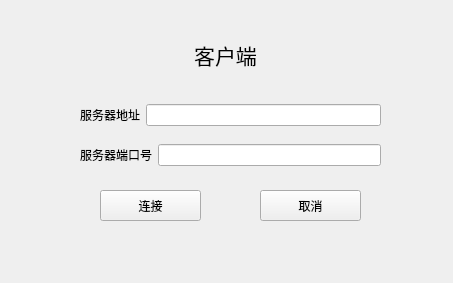
<?xml version="1.0" encoding="UTF-8"?>
<ui version="4.0">
 <class>Widget</class>
 <widget class="QWidget" name="Widget">
  <property name="geometry">
   <rect>
    <x>0</x>
    <y>0</y>
    <width>453</width>
    <height>283</height>
   </rect>
  </property>
  <property name="windowTitle">
   <string>Widget</string>
  </property>
  <widget class="QLabel" name="label_titie">
   <property name="geometry">
    <rect>
     <x>130</x>
     <y>30</y>
     <width>191</width>
     <height>51</height>
    </rect>
   </property>
   <property name="text">
    <string>&lt;html&gt;&lt;head/&gt;&lt;body&gt;&lt;p align=&quot;center&quot;&gt;&lt;span style=&quot; font-size:16pt;&quot;&gt;客户端&lt;/span&gt;&lt;/p&gt;&lt;/body&gt;&lt;/html&gt;</string>
   </property>
  </widget>
  <widget class="QWidget" name="layoutWidget">
   <property name="geometry">
    <rect>
     <x>80</x>
     <y>140</y>
     <width>301</width>
     <height>31</height>
    </rect>
   </property>
   <layout class="QHBoxLayout" name="horizontalLayout_2">
    <item>
     <widget class="QLabel" name="label_port">
      <property name="text">
       <string>&lt;html&gt;&lt;head/&gt;&lt;body&gt;&lt;p align=&quot;center&quot;&gt;服务器端口号&lt;/p&gt;&lt;/body&gt;&lt;/html&gt;</string>
      </property>
     </widget>
    </item>
    <item>
     <widget class="QLineEdit" name="lineEdit_port"/>
    </item>
   </layout>
  </widget>
  <widget class="QPushButton" name="pushButton_connect">
   <property name="geometry">
    <rect>
     <x>100</x>
     <y>190</y>
     <width>101</width>
     <height>31</height>
    </rect>
   </property>
   <property name="text">
    <string>连接</string>
   </property>
  </widget>
  <widget class="QPushButton" name="pushButton_cancel">
   <property name="geometry">
    <rect>
     <x>260</x>
     <y>190</y>
     <width>101</width>
     <height>31</height>
    </rect>
   </property>
   <property name="text">
    <string>取消</string>
   </property>
  </widget>
  <widget class="QWidget" name="">
   <property name="geometry">
    <rect>
     <x>80</x>
     <y>100</y>
     <width>301</width>
     <height>31</height>
    </rect>
   </property>
   <layout class="QHBoxLayout" name="horizontalLayout">
    <item>
     <widget class="QLabel" name="label_ip">
      <property name="text">
       <string>&lt;html&gt;&lt;head/&gt;&lt;body&gt;&lt;p align=&quot;center&quot;&gt;服务器地址&lt;/p&gt;&lt;/body&gt;&lt;/html&gt;</string>
      </property>
     </widget>
    </item>
    <item>
     <widget class="QLineEdit" name="lineEdit_ip"/>
    </item>
   </layout>
  </widget>
 </widget>
 <resources/>
 <connections/>
</ui>
